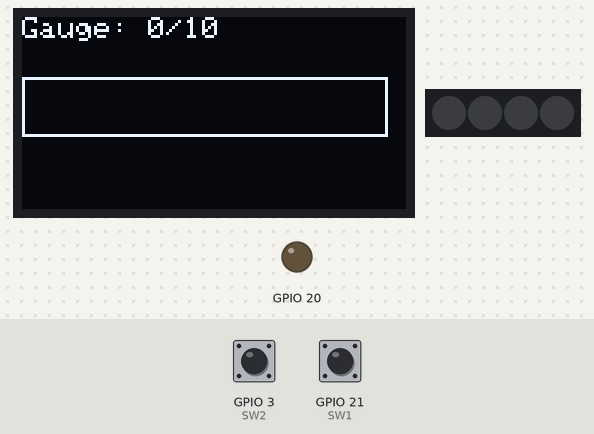
Simulated run of this sketch. Board: ESP32. On the bench: 128×64 one-colour display, 4 RGB LEDs in strip order, left to right, output pins drawn as LEDs (lit = HIGH). The test bench sets the inputs (shaded band); at power-on: GPIO 21 (SW1) HIGH, GPIO 3 (SW2) HIGH.

Above: at 1.2 s.
1.3 s: GPIO 21 (SW1) pulled LOW for 0.15 s
At 2.8 s:
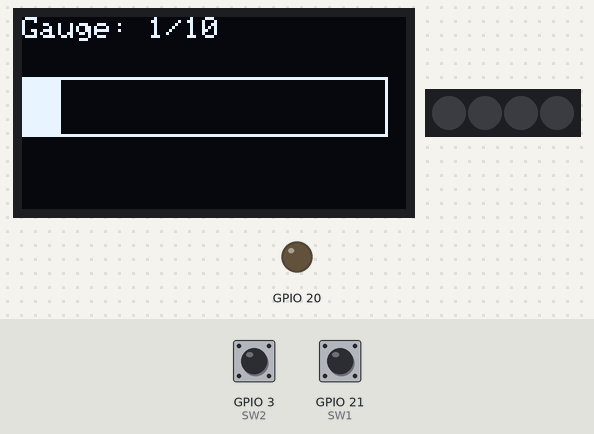
3.1 s: GPIO 3 (SW2) pulled LOW for 0.15 s
At 3.29 s:
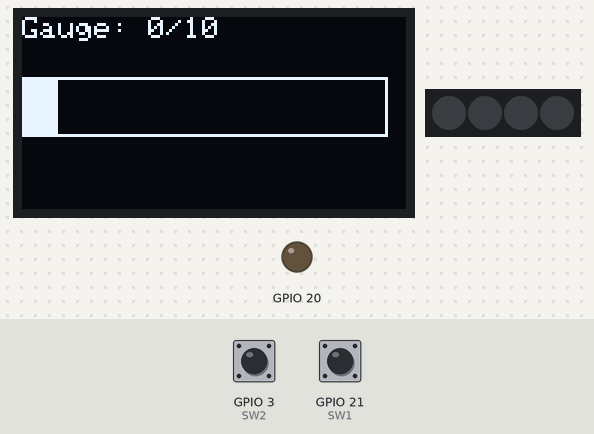
Timing chart, 0 to 6.1 s (numbered marks = the images above; inputs shaded):
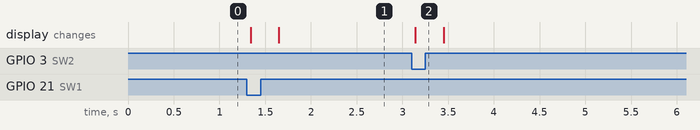

Measured:
- after the input at 1.3 s, the display: first changes at once (image 1 shows a later state)
- after the input at 3.1 s, the display: changes at once (image 2)

The sketch:

053-OLED_drawing_other-C3.ino
```cpp
#include <Wire.h>
#include <Adafruit_GFX.h>
#include <Adafruit_SSD1306.h>
#include <Adafruit_NeoPixel.h>

#define SCREEN_WIDTH 128
#define SCREEN_HEIGHT 64
#define OLED_ADDRESS 0x3C

#define LED_PIN 10
#define LED_COUNT 4

Adafruit_SSD1306 display(SCREEN_WIDTH, SCREEN_HEIGHT, &Wire, -1);
Adafruit_NeoPixel strip(LED_COUNT, LED_PIN, NEO_GRB + NEO_KHZ800);

int pressCount = 0;
const int maxCount = 10;
bool lastSw1State = HIGH;
bool lastSw2State = HIGH;

int targetWidth = 0;
int currentWidth = 0;
unsigned long lastStepTime = 0;

bool alarmActive = false;   // 今、満タン状態かどうか
bool alarmHandled = false;  // 満タンになった瞬間の通知を、もう出したかどうか

void setup() {
  pinMode(21, INPUT);  // SW1
  pinMode(3, INPUT);   // SW2
  pinMode(20, OUTPUT); // ブザー

  Wire.begin(1, 2);
  display.begin(SSD1306_SWITCHCAPVCC, OLED_ADDRESS);
  strip.begin();
}

void loop() {
  bool sw1State = digitalRead(21);
  bool sw2State = digitalRead(3);

  if (lastSw1State == HIGH && sw1State == LOW) {
    if (pressCount < maxCount) pressCount++;
    targetWidth = map(pressCount, 0, maxCount, 0, 120);
  }

  if (lastSw2State == HIGH && sw2State == LOW) {
    pressCount = 0;
    targetWidth = 0;
    alarmActive = false;
    alarmHandled = false;
    setAllLED(strip.Color(0, 0, 0));  // LEDを消灯
  }

  lastSw1State = sw1State;
  lastSw2State = sw2State;

  // 満タンかどうかを毎回判定する
  if (pressCount >= maxCount) {
    alarmActive = true;
  } else {
    alarmActive = false;
    alarmHandled = false;
  }

  // 満タンに「なった瞬間」だけ、ブザーとLEDで通知する
  if (alarmActive && !alarmHandled) {
    tone(20, 1000, 300);
    setAllLED(strip.Color(255, 0, 0));
    alarmHandled = true;
  }

  if (millis() - lastStepTime >= 15) {
    if (currentWidth < targetWidth) currentWidth++;
    else if (currentWidth > targetWidth) currentWidth--;
    lastStepTime = millis();

    drawGauge();
  }
}

void setAllLED(uint32_t color) {
  for (int i = 0; i < LED_COUNT; i++) {
    strip.setPixelColor(i, color);
  }
  strip.show();
}

void drawGauge() {
  display.clearDisplay();

  display.setTextSize(1);
  display.setTextColor(SSD1306_WHITE);
  display.setCursor(0, 0);
  display.print("Gauge: ");
  display.print(pressCount);
  display.print("/");
  display.print(maxCount);

  display.drawRect(0, 20, 122, 20, SSD1306_WHITE);
  display.fillRect(1, 21, currentWidth, 18, SSD1306_WHITE);

  if (alarmActive) {
    display.setTextSize(2);
    display.setCursor(30, 45);
    display.print("MAX!");
  }

  display.display();
}
```
